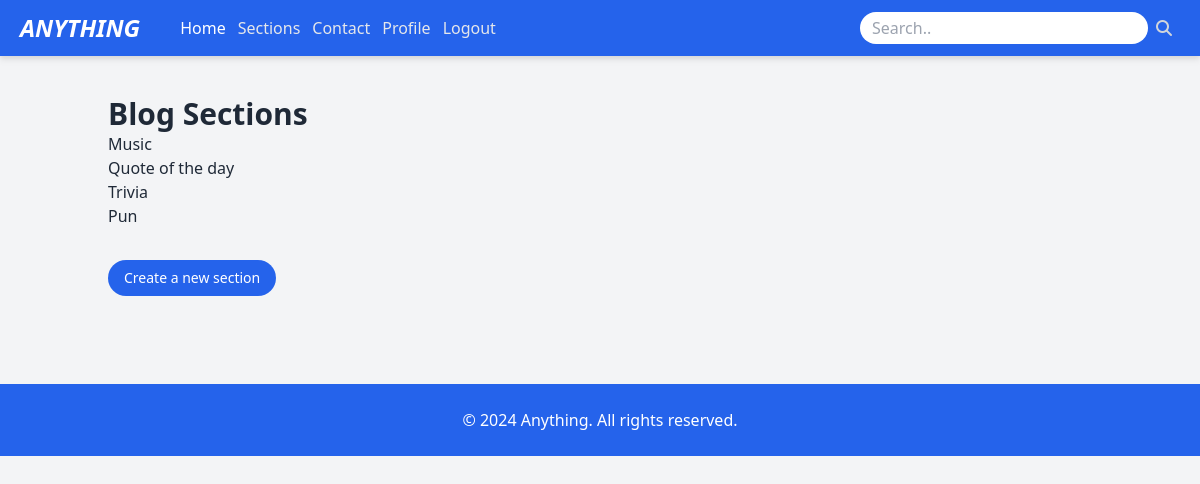
/sections/ (signed in), run on an earlier commit of the app's database.
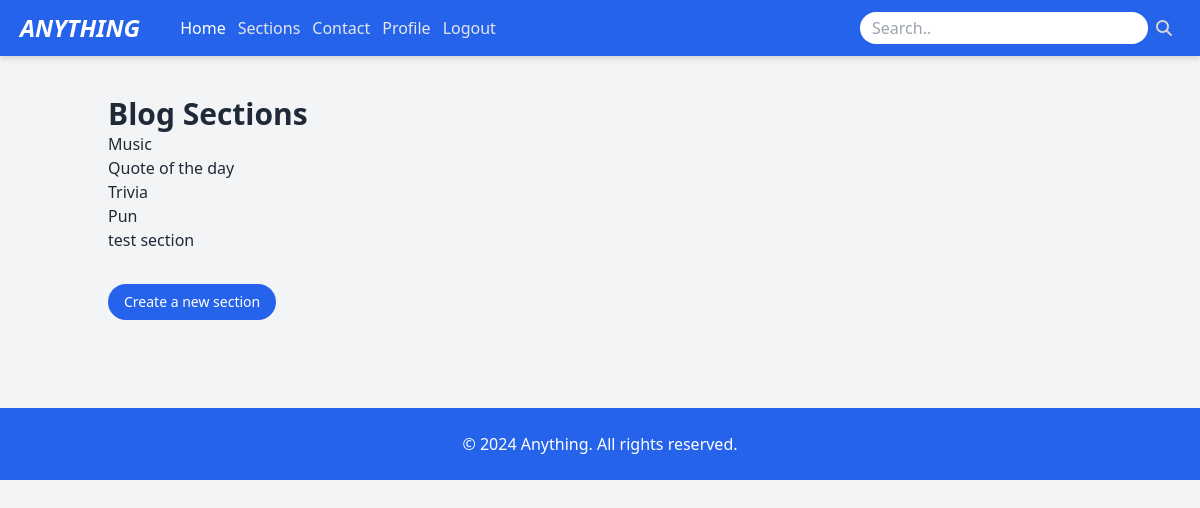
And on a later commit of the database.
### blog_anything/models.py (models this page shows, shortened)
class Section(models.Model):
    name = models.CharField(max_length=100)
    slug = models.SlugField(unique=True)
    created_by = models.ForeignKey(User, on_delete=models.CASCADE, related_name='sections')

### blog_anything/views.py (the view)
# urls.py: path('sections/', views.section_list, name='section_list'),
@login_required
def section_list(request):
    sections = Section.objects.all()
    return render(request, 'blog_anything/section_list.html', {'sections': sections})

### blog_anything/templates/blog_anything/section_list.html (shortened to what this page needs)
{% extends 'base.html' %}
{% load static %}
{% block content %}
<body class="bg-gray-100">
    <div class="container mx-auto p-5">
        <h1 class="text-3xl text-red font-bold">Blog Sections</h1>
        <ul>
            {% for section in sections %}
                <li>
                    <a href="{% url 'post_list' section.slug %}">{{ section.name }}</a>
                </li>
            {% endfor %}
        </ul>
        <div class="flex">
            <button class="mt-8 rounded-full bg-blue-600 px-4 py-2 text-sm font-medium flex text-white" onclick="document.body.classList.toggle('dark')">
                <a href="{% url 'create' %}">Create a new section</a>
            </button>
        </div>
    </div>
</body>
{% endblock %}

What changed in the data, as far as the page shows it:
added Section: name "test section"
